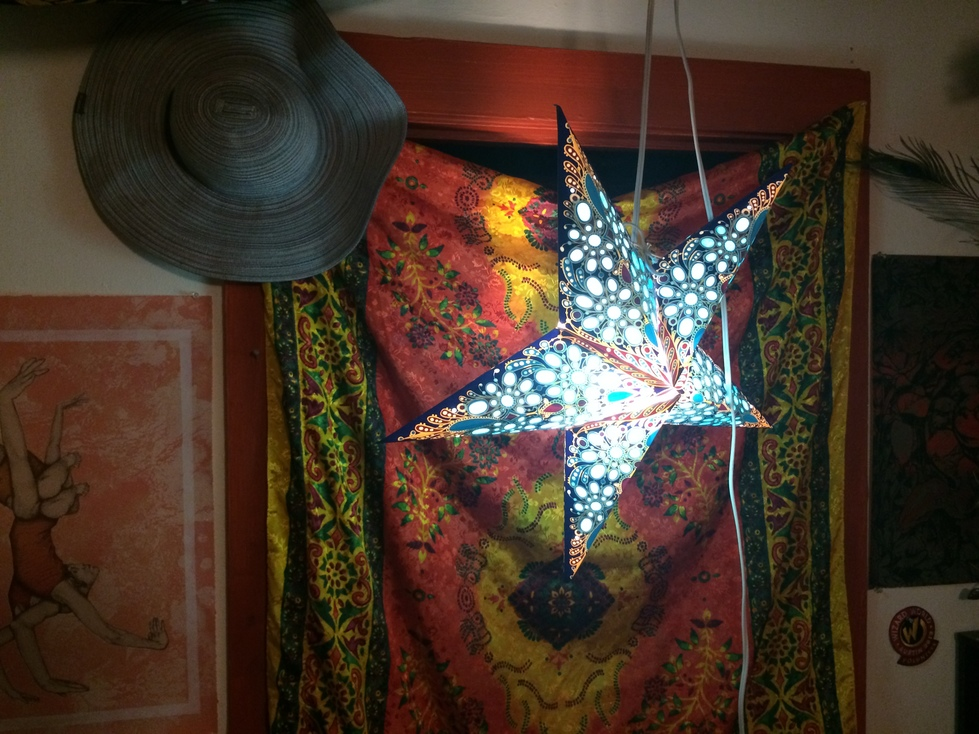
#> input picture project_2/my_stereo/custom_test_left.jpg, 979 x 734 px, given in place of part1.jpg, which was not available
$ python pano_test.py   (Python 2 division)   (older library calls are emulated)
#> lines starting #> are read from the running program, lines starting #| are printed output that depends on the picture; pictures that were not available may be replaced by others from this repository, and a replacement may not be noted
### project_1/pano_stitcher.py
"""Project 1: Panorama stitching.

In this project, you'll stitch together images to form a panorama.

A shell of starter functions that already have tests is listed below.

TODO: Implement!
"""

import cv2
import numpy as np
import copy


def _calculate_matches(image_a, image_b):
    """
    Calculate the points that match between two images
    """
    # Initialize SIFT
    sift = cv2.SIFT()

    # We experimented with the FLANN based matcher, but achieved
    # better results with the bruteforce matcher
    # using the NORM_L2 distance measurement since we're using
    # SIFT as the feature detector
    matcher = cv2.BFMatcher(cv2.NORM_L2)

    # Get key points and descriptors
    kp_a, des_a = sift.detectAndCompute(image_a, None)
    kp_b, des_b = sift.detectAndCompute(image_b, None)

    # Filter matches
    initial_matches = matcher.knnMatch(des_a, des_b, k=2)
    filtered_matches = [m for m, n
                        in initial_matches if m.distance < (0.75 * n.distance)]

    # Create source and destination matrices for matches
    src = np.float32([kp_a[m.queryIdx].pt
                      for m in filtered_matches]).reshape(-1, 1, 2)
    dest = np.float32([kp_b[m.trainIdx].pt
                       for m in filtered_matches]).reshape(-1, 1, 2)

    return src, dest


def homography(image_a, image_b):
    """
    Returns the homography mapping image_b into alignment with image_a.

    Arguments:
      image_a: A grayscale input image.
      image_b: A second input image that overlaps with image_a.

    Returns: the 3x3 perspective transformation matrix (aka homography)
             mapping points in image_b to corresponding points in image_a.
    """
    # Match features and get the results,
    # pass them along to findHomography to generate
    # a tranformation matrix and return it
    src, dest = _calculate_matches(image_a, image_b)
    M, _ = cv2.findHomography(dest, src, cv2.RANSAC, 5)

    return M


def warp_image(image, homography):
    """
    Warps 'image' by 'homography'

    Arguments:
      image: a 3-channel image to be warped.
      homography: a 3x3 perspective projection matrix mapping points
                  in the frame of 'image' to a target frame.

    Returns:
      - a new 4-channel image containing the warped input, resized to contain
        the new image's bounds. Translation is offset so the image fits exactly
        within the bounds of the image. The fourth channel is an alpha channel
        which is zero anywhere that the warped input image does not map in the
        output, i.e. empty pixels.
      - an (x, y) tuple containing location of the warped image's upper-left
        corner in the target space of 'homography', which accounts for any
        offset translation component of the homography.
    """
    # Convert to a 4-channel image
    image = cv2.cvtColor(image, cv2.COLOR_BGR2BGRA)

    # Get the height and width of the image
    h1, w1 = image.shape[:2]

    # Make matrix of image points
    pts = np.matrix([
        [0, 0, w1, w1],
        [0, h1, 0, h1],
        [1, 1, 1, 1]
    ])

    # Get product of homography and image points
    warped = np.dot(homography, pts)

    # Transform homogeneous coordinates back into image coords
    img_1 = np.divide(warped[0], warped[2])
    img_2 = np.divide(warped[1], warped[2])

    # Get minimum width warped image
    min_width = np.amin(img_1)
    min_height = np.amin(img_2)

    # Find size of dst image fromt the difference of
    # the max from the min of the width, height
    dsize_len = np.amax(img_1) - min_width
    dsize_height = np.amax(img_2) - min_height

    dsize = (
        int(dsize_len),
        int(dsize_height)
    )

    # Coordinates for the upper left corner
    # of the warped image
    ul = (int(min_width), int(min_height))

    tx = homography[0][2]
    ty = homography[1][2]

    # Correct the homography to translate warped image
    # into image frame
    t = np.array([[1, 0, -tx], [0, 1, -ty], [0, 0, 1]])
    ht = t.dot(homography)
    t = np.array([[1, 0, -min_width], [0, 1, -min_height], [0, 0, 1]])
    ht = t.dot(homography)

    # Warp the image
    res = cv2.warpPerspective(image, ht, dsize)

    return res, ul


def _find_mosaic_size(images, origins):
    """
    Return the size of the final mosaic image
    """
    width = max([images[i].shape[0] + origins[i][0]
                for i in range(len(images))])
    height = max([images[i].shape[1] + origins[i][1]
                 for i in range(len(images))])

    return (width, height)


def _adjust_origins(origins):
    """
    Translate all origins to account for any that are negative

    Turns all origins into positive coordinates that are still
    accurate relative to each other
    """
    minX = min([origins[i][0] for i in range(len(origins))])
    minY = min([origins[i][1] for i in range(len(origins))])

    origins = [(origins[i][0] - minX, origins[i][1] - minY)
               for i in range(len(origins))]

    return origins


def create_mosaic(images, origins):
    """
    Combine multiple images into a mosaic.

    Arguments:
      images: a list of 4-channel images to combine in the mosaic.
      origins: a list of the locations upper-left corner of each image in
               a common frame, e.g. the frame of a central image.

    Returns: a new 4-channel mosaic combining all of the input images. pixels
             in the mosaic not covered by any input image should have their
             alpha channel set to zero.
    """
    # Swap all origins tuples because our code is weird
    swapped = []
    for origin in origins:
        swapped.append((origin[1], origin[0]))
        origins = tuple(swapped)

    # Adjust origins so that all images start from 0,0
    origins = _adjust_origins(list(origins))

    # Find the overall size of the mosaic
    mosaic_size = _find_mosaic_size(images, origins)

    # Initialize an empty destination image for compositing
    dst = np.zeros((mosaic_size[0], mosaic_size[1], 4), dtype=np.uint8)

    # Composite each warped image into the destination image
    for image, origin in zip(images, origins):
        h, w, _ = image.shape
        dst[origin[0]:origin[0] + h,
            origin[1]:origin[1] + w] = cv2.max(
                image,
                dst[origin[0]:origin[0] + h,
                    origin[1]:origin[1] + w, :])

    return dst

### project_1/pano_test.py
"""
This script tests our program in the most
simple possible way.
Three hardcoded images are used to create a simple
panorama.
"""

import cv2
import numpy as np
import pano_stitcher as ps

# Open all of the images
b1 = cv2.imread('my_panos/src/part1.jpg')
#> b1 is the input picture: shape (734, 979, 3); mean B, G, R 42.9, 54.9, 71.1
b2 = cv2.imread('my_panos/src/part2.jpg')
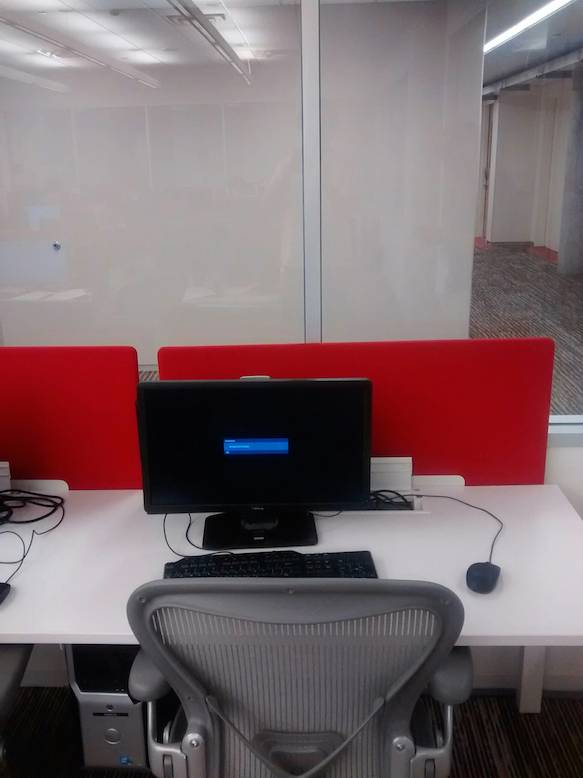
#> input picture project_1/my_panos/src/part2.jpg, 583 x 778 px
#> b2 is the input picture: shape (778, 583, 3); mean B, G, R 107.6, 103.9, 123
b3 = cv2.imread('my_panos/src/part3.jpg')
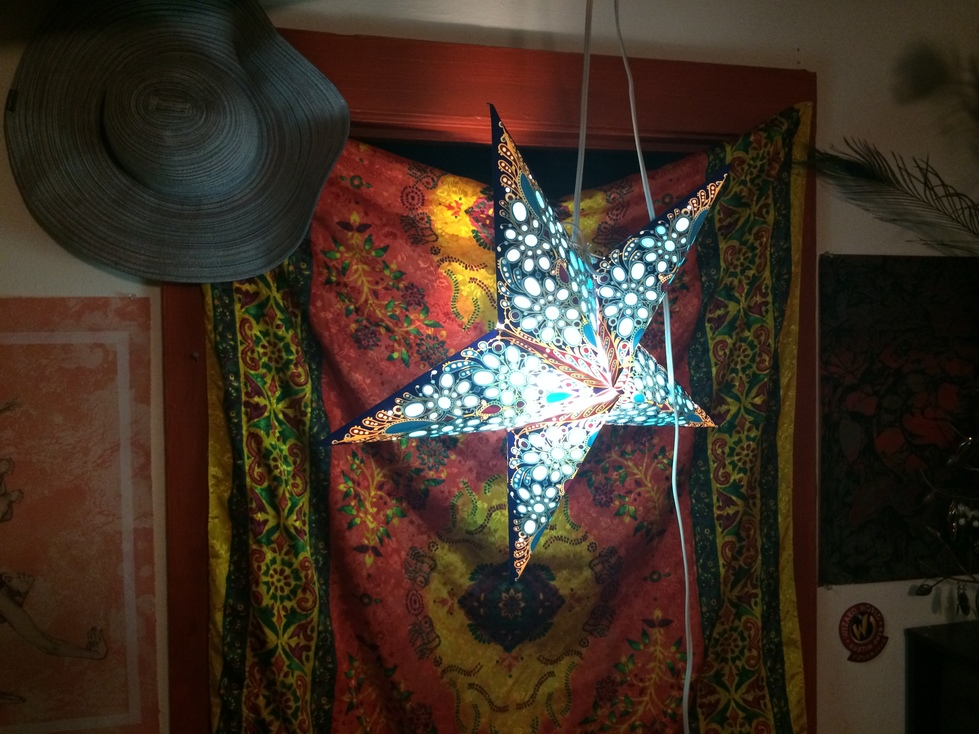
#> input picture project_2/my_stereo/custom_test_right.jpg, 979 x 734 px, given in place of part3.jpg, which was not available
#> b3 is the input picture: shape (734, 979, 3); mean B, G, R 37.8, 49.5, 64.2

# Find a homography to warp image 1
# onto image 2, warp it
b1_homog = ps.homography(b2, b1)
#> in _calculate_matches, `kp_a, des_a = sift.detectAndCompute(image_a, None)`: kp_a = 478 keypoints; strongest (x, y, size): (483, 578, 21.5), (84, 572, 104.5), (259, 448, 150.9), (150, 705, 3.3)
#> in _calculate_matches, `kp_b, des_b = sift.detectAndCompute(image_b, None)`: kp_b = 3846 keypoints; strongest (x, y, size): (569, 492, 2.5), (497, 371, 3.1), (562, 249, 2.8), (574, 234, 6.2)
#> in _calculate_matches, `initial_matches = matcher.knnMatch(des_a, des_b, k=2)`: initial_matches = 478 matches
#> in _calculate_matches, `filtered_matches = [m for m, n in initial_matches if m.distance < (0.7..`: filtered_matches = 11 matches
#> in _calculate_matches, `src = np.float32([kp_a[m.queryIdx].pt for m in filtered_matches]).resh..`: src = [[8, 470.4], [19.83, 491.1], [40.23, 501.9], [94.72, 714], [126, 714.5], [223.3, 575], [255.6, 538.2], [321.5, 554.5], [373.3, 460], [486.5, 176.1], [544, 423.8]]
#> in _calculate_matches, `dest = np.float32([kp_b[m.trainIdx].pt for m in filtered_matches]).res..`: dest = [[556.4, 132.9], [819.1, 456.2], [844.5, 692], [902, 140.6], [902, 140.6], [721.5, 339.9], [272.9, 713], [924, 584.1], [556, 143.6], [867.5, 115.8], [642, 466.8]]
#> in homography, `M, _ = cv2.findHomography(dest, src, cv2.RANSAC, 5)`: M = [[11.09, -16.49, -4896.5], [-101.4, -6.24, 3446.3], [-0.208, 0.00357, 1]]
#> b1_homog has the same summary as M in homography
b1_warped, b1_origins = ps.warp_image(b1, b1_homog)
#> in warp_image, `warped = np.dot(homography, pts)`: warped = [[-4896.5, -16997.5, 5963.7, -6137.2], [3446.3, -1136.3, -95860, -100442.6], [1, 3.62, -202.9, -200.3]]
#> in warp_image, `img_1 = np.divide(warped[0], warped[2])`: img_1 = [[-4896.5, -4697.8, -29.39, 30.64]]
#> in warp_image, `img_2 = np.divide(warped[1], warped[2])`: img_2 = [[3446.3, -314, 472.4, 501.5]]
#> in warp_image, `min_width = np.amin(img_1)`: min_width = -4896.5
#> in warp_image, `min_height = np.amin(img_2)`: min_height = -314
#> in warp_image, `dsize_len = np.amax(img_1) - min_width`: dsize_len = 4927.2
#> in warp_image, `dsize_height = np.amax(img_2) - min_height`: dsize_height = 3760.4
#> in warp_image, `dsize = ( int(dsize_len), int(dsize_height) )`: dsize = (4927, 3760)
#> in warp_image, `ul = (int(min_width), int(min_height))`: ul = (-4896, -314)
#> in warp_image, `tx = homography[0][2]`: tx = -4896.5
#> in warp_image, `ty = homography[1][2]`: ty = 3446.3
#> in warp_image, `t = np.array([[1, 0, -tx], [0, 1, -ty], [0, 0, 1]])`: t = [[1, 0, 4896.5], [0, 1, -3446.3], [0, 0, 1]]
#> in warp_image, `ht = t.dot(homography)`: ht = [[-1008.8, 0.98, 0], [616.4, -18.54, 0], [-0.208, 0.00357, 1]]
#> in warp_image, `t = np.array([[1, 0, -min_width], [0, 1, -min_height], [0, 0, 1]])`: t = [[1, 0, 4896.5], [0, 1, 314], [0, 0, 1]]
#> in warp_image, `ht = t.dot(homography)`: ht = [[-1008.8, 0.98, 0], [-166.8, -5.12, 3760.4], [-0.208, 0.00357, 1]]
#> in warp_image, `res = cv2.warpPerspective(image, ht, dsize)`:
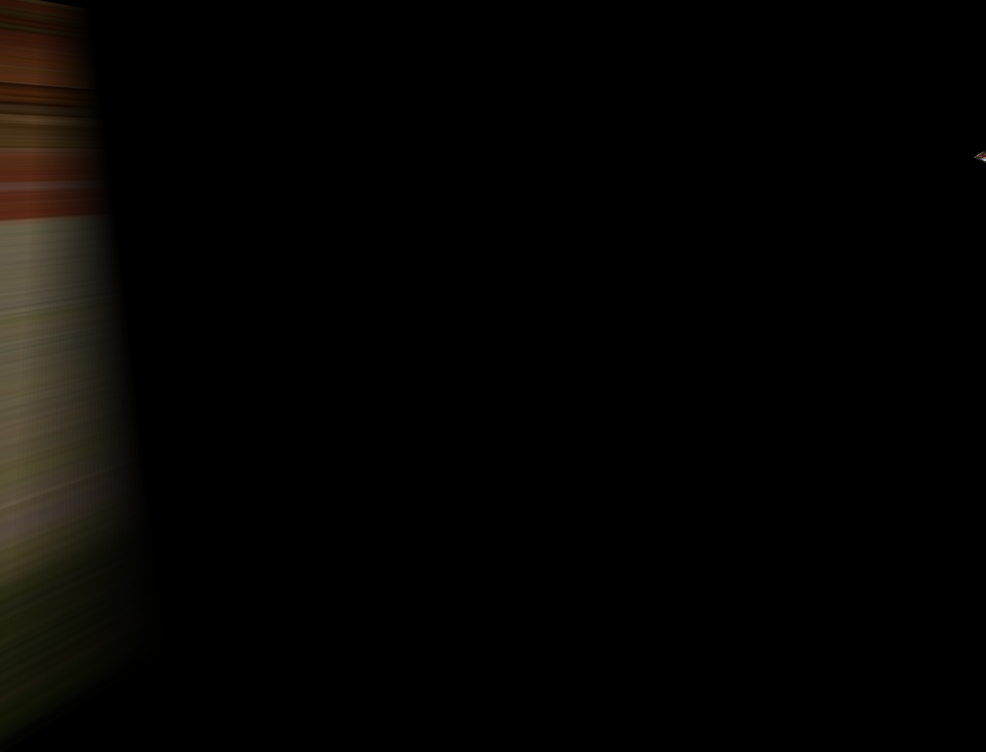
#> res: shape (3760, 4927, 4) (shown at 1/5 size); mean B, G, R, A 2.7, 4.2, 5.1, 19.3
#> b1_origins = (-4896, -314)
print 'origins for warped b1:', b1_origins
#| origins for warped b1: (-4896, -314)

# Set b2 to be at the origin
b2_origins = (0, 0)

# Find a homography to warp image 3
# onto image 2, warp it
b3_homog = ps.homography(b2, b3)
#> in _calculate_matches (call 2), `kp_b, des_b = sift.detectAndCompute(image_b, None)`: kp_b = 3662 keypoints; strongest (x, y, size): (512, 494, 2.4), (434, 372, 3.1), (642, 232, 2.3), (510, 234, 6.2)
#> in _calculate_matches (call 2), `filtered_matches = [m for m, n in initial_matches if m.distance < (0.7..`: filtered_matches = 13 matches
#> in _calculate_matches (call 2), `src = np.float32([kp_a[m.queryIdx].pt for m in filtered_matches]).resh..`: src = 13 rows, first 8: [40.23, 501.9], [54.92, 646], [55.95, 246.1], [164.8, 633.5], [196.4, 23.35], [200.4, 511.5], [373, 488.1], [373.3, 460]
#> in _calculate_matches (call 2), `dest = np.float32([kp_b[m.trainIdx].pt for m in filtered_matches]).res..`: dest = 13 rows, first 8: [794.3, 689.7], [650.5, 189.7], [798.1, 49.66], [888.7, 166.2], [794.3, 689.7], [885.2, 258.3], [820.5, 590.7], [820.5, 590.7]
#> b3_homog = [[2.09, -2.99, -1639.6], [-3.2, -3.04, 2189.6], [-0.00375, -0.00179, 1]]
b3_warped, b3_origins = ps.warp_image(b3, b3_homog)
#> b3_origins = (-1639, 122)
print 'origins for warped b3:', b3_origins
#| origins for warped b3: (-1639, 122)

# Convert b2 to a 4-channel image
b2 = cv2.cvtColor(b2, cv2.COLOR_BGR2BGRA)
#> b2: shape (778, 583, 4)

# Create the mosaic, write it out
pano = ps.create_mosaic(
    [b1_warped, b2, b3_warped], [b1_origins, b2_origins, b3_origins])
#> in _find_mosaic_size, `width = max([images[i].shape[0] + origins[i][0] for i in range(len(ima..`: width = 3760
#> in _find_mosaic_size, `height = max([images[i].shape[1] + origins[i][1] for i in range(len(im..`: height = 17018
#> in create_mosaic, `mosaic_size = _find_mosaic_size(images, origins)`: mosaic_size = (3760, 17018)
#> the loop in create_mosaic, `for image, origin in zip(images, origins):` made 3 passes
#> (origin, h, w) on passes 1 to 3: ((0, 0), 3760, 4927), ((314, 4896), 778, 583), ((436, 3257), 2067, 13761)
cv2.imwrite('my_panos/pano_test.png', pano)
